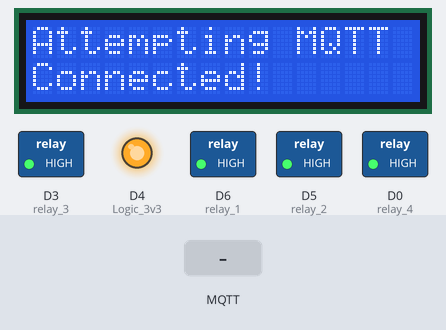
A sketch run on a simulated ESP8266 (NodeMCU). On the bench: 16×2 character LCD, switched loads named in the sketch (green lamp = pin HIGH), output pins drawn as LEDs (lit = HIGH). The inputs (shaded band) are chosen by the test bench. WiFi joins after 1.5 s; servers stay silent unless stated; no MQTT or app messages arrive unless stated; what the sketch prints to the serial monitor is not drawn.

Above: at 10.8 s.
10.9 s: MQTT message "esp8266" arrives on the first subscribed topic
At 11.3 s:
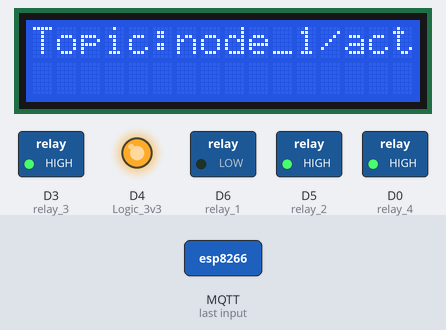
12.4 s: MQTT message "5" arrives on the second subscribed topic
At 15.1 s:
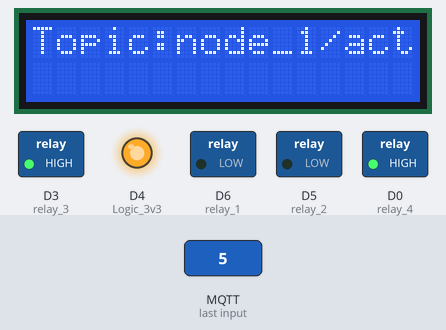
15.4 s: MQTT message "on" arrives on the third subscribed topic
At 17.1 s:
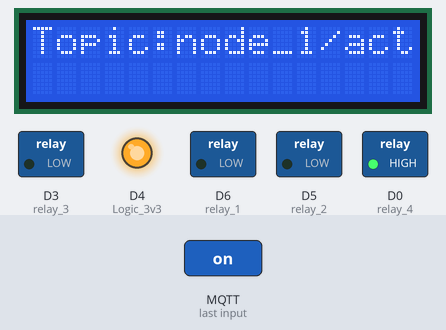
17.5 s: MQTT message "90" arrives on the first subscribed topic
At 19.0 s:
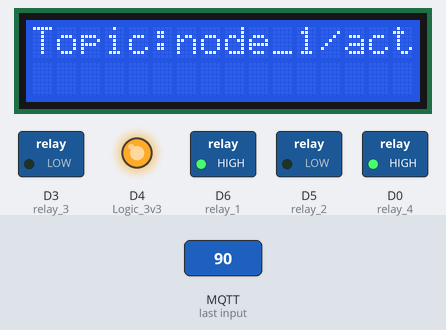
19.5 s: MQTT message "90" arrives on the second subscribed topic
At 21.6 s:
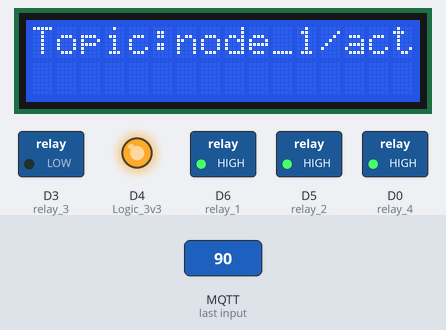
22.5 s: MQTT message "5" arrives on the first subscribed topic
At 23.5 s:
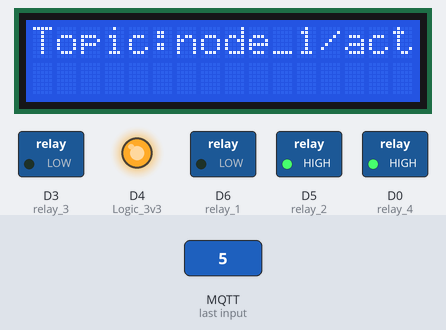
Timing chart, 0 to 25.5 s (numbered marks = the images above; inputs shaded):
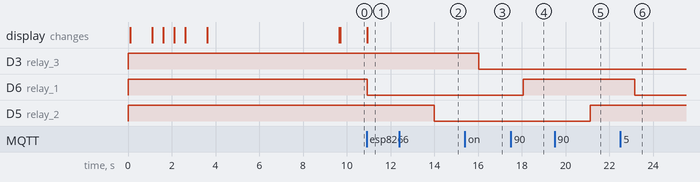

The sketch:

Esp_Rpi_Actuation_Node_LCD.ino
```cpp
/*****

  All the resources for this project:
  https://randomnerdtutorials.com/

*****/

// Loading the ESP8266WiFi library and the PubSubClient library
#include <ESP8266WiFi.h>
#include <PubSubClient.h>
#include <LiquidCrystal_I2C.h>

LiquidCrystal_I2C lcd(0x27, 16, 2); // set the LCD address to 0x27 for a 16 chars and 2 line display

// Change the credentials below, so your ESP8266 connects to your router
const char* ssid = "21 rs ghants";
const char* password = "";

// Change the variable to your Raspberry Pi IP address, so it connects to your MQTT broker
const char* mqtt_server = "192.168.43.17";

// Initializes the espClient
WiFiClient espClient;
PubSubClient client(espClient);

// Connect an LED to each GPIO of your ESP8266
int relay_1 = D6;
int relay_2 = D5;
int relay_3 = D3;
int relay_4 = D0;
int Logic_3v3 = D4;
int relay_out[4];  //value from Rpi

byte actuation_result[4];

int Num_relay = 4;
int relay_val;
int relay_pos[] = {relay_1, relay_2, relay_3, relay_4};
// Don't change the function below. This functions connects your ESP8266 to your router
void setup_wifi() {
  delay(10);
  // We start by connecting to a WiFi network
  Serial.println();
  Serial.print("Connecting to ");

  lcd.setCursor(0, 0);
  lcd.print("Connecting to ");

  Serial.println(ssid);
  lcd.setCursor(1, 1);
  lcd.print(ssid);
  delay(1000);
  lcd.clear();
  int l = 0;

  WiFi.begin(ssid, password);
  while (WiFi.status() != WL_CONNECTED)
  {
    delay(500);
    Serial.print(".");
    lcd.setCursor(l, 0);
    lcd.print(".");
    ++l;
  }

  delay(1000);

  Serial.println("");
  Serial.print("WiFi connected - ESP IP address: ");
  Serial.println(WiFi.localIP());
  lcd.setCursor(0, 0);
  lcd.print("ESP address");

  lcd.setCursor(0, 1);
  lcd.print(WiFi.localIP());
  delay(1000);
}

// This functions is executed when some device publishes a message to a topic that your ESP8266 is subscribed to
// Change the function below to add logic to your program, so when a device publishes a message to a topic that
void callback(String topic, byte* message, unsigned int length) {
  lcd.clear();
  Serial.print("Message arrived on topic: ");
  Serial.print(topic);

  lcd.setCursor(0, 0);
  lcd.print("Topic: ");

  lcd.setCursor(6, 0);
  lcd.print(topic);

  Serial.print(". Message: ");
  Serial.print("length"); Serial.println(length);
  String messageTemp;

  for (int i = 0; i < length; i++) {
    Serial.print((char)message[i]);
    messageTemp += (char)message[i];// your ESP8266 is subscribed you can actually do something
    relay_val = message[i] - '0' ;

  }
  Serial.println();

  // Feel free to add more if statements to control more GPIOs with MQTT

  // If a message is received on the topic home/office/esp1/gpio2, you check if the message is either 1 or 0. Turns the ESP GPIO according to the message
  if (topic == "node_1/actuator_subnode/actuator1")

  {

    Serial.print("Raspberry Pi has published: ");
    Serial.println(messageTemp);

    relay_output(0, !relay_val);
    relay_out[0] = relay_val;
 /*   for (int i = 0; i < length; ++i)
    {
      //   Serial.println(relay_out[i]);
      relay_output(i, relay_out[i]);
      delay(100);
    }
*/
    /*

      READ SENSOR VALUES AND PUBLISH IT TO THE RASPBERRY PI

    */
    delay(3000);

    /*String actuation_string = "Relay Signals!";

      unsigned int actuation_result_length = actuation_string.length();
      byte actuation_result[actuation_result_length];
      actuation_string.getBytes(actuation_result, actuation_result_length);
      client.publish("Actuation_ACK", actuation_result, actuation_result_length);
    */

    //Serial.println(actuation_string);

  /*  for (int i = 0; i <= length; ++i)
    {
      actuation_result[i] = digitalRead(relay_pos[i]);

    }
    client.publish("Actuation_ACK", actuation_result, length);

   // lcd.clear();
   // lcd.setCursor(0, 0);
   // lcd.print("ACK Published");
*/
relay_read();

  }
 else if (topic == "node_1/actuator_subnode/actuator2")

  {

    Serial.print("Raspberry Pi has published: ");
    Serial.println(messageTemp);

    relay_output(1, !relay_val);
    relay_out[1] = relay_val;
    delay(2000);
    relay_read();

  }
  else if (topic == "node_1/actuator_subnode/actuator3")

  {

    Serial.print("Raspberry Pi has published: ");
    Serial.println(messageTemp);

        relay_output(2, !relay_val);
    relay_out[2] = relay_val;
  delay(2000);
    relay_read();

  }
 else if (topic == "node_1/actuator_subnode/actuator4")

  {

    Serial.print("Raspberry Pi has published: ");
    Serial.println(messageTemp);
  delay(2000);
  relay_output(3, !relay_val);
    relay_out[3] = relay_val;
    relay_read();

  }


  Serial.println();
}

// This functions reconnects your ESP8266 to your MQTT broker
// Change the function below if you want to subscribe to more topics with your ESP8266
void reconnect() {
  // Loop until we're reconnected
  while (!client.connected()) {
    lcd.clear();
    Serial.print("Attempting MQTT connection...");
    lcd.setCursor(0, 0);
    lcd.print("Attempting MQTT");
    // Attempt to connect
    /*
      YOU  NEED TO CHANGE THIS NEXT LINE, IF YOU'RE HAVING PROBLEMS WITH MQTT MULTIPLE CONNECTIONS
      To change the ESP device ID, you will have to give a unique name to the ESP8266.
      Here's how it looks like now:
      if (client.connect("ESP8266Act")) {
      If you want more devices connected to the MQTT broker, you can do it like this:
      if (client.connect("ESPOffice")) {
      Then, for the other ESP:
      if (client.connect("ESPGarage")) {
      That should solve your MQTT multiple connections problem

      THE SECTION IN loop() function should match your device name
    */
    if (client.connect("ESP8266Act")) {
      Serial.println("connected");

      lcd.setCursor(0, 1);
      lcd.print("Connected!");
      // Subscribe or resubscribe to a topic
      // You can subscribe to more topics (to control more LEDs in this example)
      //   client.subscribe("esp8266");
      //   client.subscribe("Sensor_Read_Request");
      client.subscribe("node_1/actuator_subnode/actuator1");
      client.subscribe("node_1/actuator_subnode/actuator2");
      client.subscribe("node_1/actuator_subnode/actuator3");
      client.subscribe("node_1/actuator_subnode/actuator4");
      //client.subscribe("node_1/actuator_subnode/actuator1");

    } else {
      Serial.print("failed, rc=");
      lcd.setCursor(0, 1);
      lcd.print("Failed!");
      Serial.print(client.state());
      Serial.println(" try again in 5 seconds");
      // Wait 5 seconds before retrying
      delay(5000);
    }
  }
}

// The setup function sets your ESP GPIOs to Outputs, starts the serial communication at a baud rate of 115200
// Sets your mqtt broker and sets the callback function
// The callback function is what receives messages and actually controls the LEDs
void setup() {

  pinMode(relay_1, OUTPUT);
  pinMode(relay_2, OUTPUT);
  pinMode(relay_3, OUTPUT);
  pinMode(relay_4, OUTPUT);

  pinMode(Logic_3v3,OUTPUT);

  digitalWrite(Logic_3v3,HIGH);
  digitalWrite(relay_1,HIGH);
  digitalWrite(relay_2,HIGH);
  digitalWrite(relay_3,HIGH);
  digitalWrite(relay_4,HIGH);
  lcd.init();                      // initialize the lcd
  lcd.backlight();

  Serial.begin(115200);

  setup_wifi();
  delay(5000);
 // digitalWrite(relay_pos[0],LOW);
 // digitalWrite(relay_pos[1],LOW);
 // digitalWrite(relay_pos[2],LOW);
 // digitalWrite(relay_pos[3],LOW);


  client.setServer(mqtt_server, 1883);
  client.setCallback(callback);
}

// For this project, you don't need to change anything in the loop function.
// Basically it ensures that you ESP is connected to your broker
void loop() {
  if (!client.connected()) {
    reconnect();
  }
  if (!client.loop())

    client.connect("ESP8266Act");
}


void relay_output(int pos, int val)
{
  Serial.print("Pos :");
  Serial.println(pos);
    Serial.print("Value :");
  Serial.println(val);
  digitalWrite(relay_pos[pos], val);
  Serial.print(digitalRead(relay_pos[pos])); Serial.print("  "); Serial.println(val);

}

void relay_read()
{


    for (int i = 0; i <=(Num_relay-1);++i)
    {
      actuation_result[i] = !(digitalRead(relay_pos[i]));

    }

    client.publish("node_1/actuator_subnode/actuation_ACK", actuation_result, Num_relay);
    Serial.println("ACtuaskdjn");

}
```

Measured:
- after the input at 10.9 s, D6 (relay_1): HIGH → LOW at once; the display: changes at once (image 1)
- after the input at 12.4 s, D5 (relay_2): HIGH → LOW after 1.6 s
- after the input at 15.4 s, D3 (relay_3): HIGH → LOW after 0.63 s
- after the input at 17.5 s, D6 (relay_1): LOW → HIGH after 0.57 s
- after the input at 19.5 s, D5 (relay_2): LOW → HIGH after 1.6 s
- after the input at 22.5 s, D6 (relay_1): HIGH → LOW after 0.66 s
